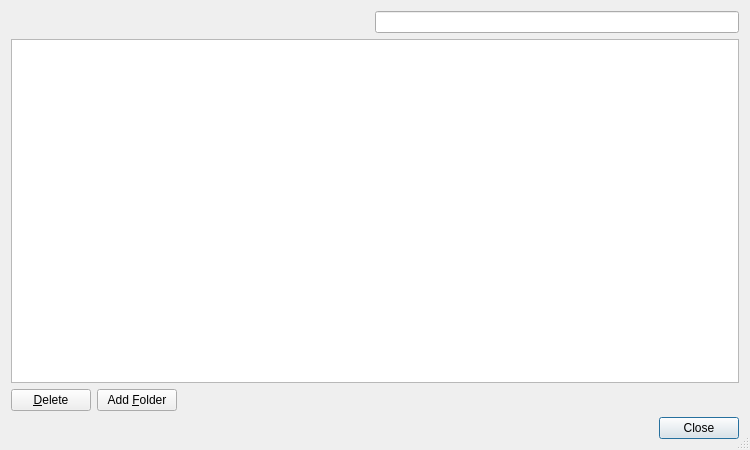
<?xml version="1.0" encoding="UTF-8"?>
<ui version="4.0">
 <class>BookmarksDialog</class>
 <widget class="QDialog" name="BookmarksDialog">
  <property name="geometry">
   <rect>
    <x>0</x>
    <y>0</y>
    <width>750</width>
    <height>450</height>
   </rect>
  </property>
  <property name="windowTitle">
   <string>Manage Bookmarks</string>
  </property>
  <property name="sizeGripEnabled">
   <bool>true</bool>
  </property>
  <layout class="QVBoxLayout" name="verticalLayout">
   <item>
    <layout class="QHBoxLayout" name="horizontalLayout_2">
     <item>
      <spacer name="horizontalSpacer">
       <property name="orientation">
        <enum>Qt::Horizontal</enum>
       </property>
       <property name="sizeHint" stdset="0">
        <size>
         <width>40</width>
         <height>20</height>
        </size>
       </property>
      </spacer>
     </item>
     <item>
      <layout class="QHBoxLayout" name="horizontalLayout">
       <property name="spacing">
        <number>0</number>
       </property>
       <item>
        <widget class="E5ClearableLineEdit" name="searchEdit">
         <property name="toolTip">
          <string>Enter search term for bookmarks</string>
         </property>
        </widget>
       </item>
      </layout>
     </item>
    </layout>
   </item>
   <item>
    <widget class="E5TreeView" name="bookmarksTree">
     <property name="dragDropMode">
      <enum>QAbstractItemView::InternalMove</enum>
     </property>
     <property name="alternatingRowColors">
      <bool>true</bool>
     </property>
     <property name="textElideMode">
      <enum>Qt::ElideMiddle</enum>
     </property>
     <property name="uniformRowHeights">
      <bool>true</bool>
     </property>
    </widget>
   </item>
   <item>
    <layout class="QHBoxLayout" name="horizontalLayout_3">
     <item>
      <widget class="QPushButton" name="removeButton">
       <property name="toolTip">
        <string>Press to delete the selected entries</string>
       </property>
       <property name="text">
        <string>&amp;Delete</string>
       </property>
       <property name="autoDefault">
        <bool>false</bool>
       </property>
      </widget>
     </item>
     <item>
      <widget class="QPushButton" name="addFolderButton">
       <property name="toolTip">
        <string>Press to add a new bookmarks folder</string>
       </property>
       <property name="text">
        <string>Add &amp;Folder</string>
       </property>
       <property name="autoDefault">
        <bool>false</bool>
       </property>
      </widget>
     </item>
     <item>
      <spacer name="spacer">
       <property name="orientation">
        <enum>Qt::Horizontal</enum>
       </property>
       <property name="sizeHint" stdset="0">
        <size>
         <width>40</width>
         <height>20</height>
        </size>
       </property>
      </spacer>
     </item>
    </layout>
   </item>
   <item>
    <widget class="QDialogButtonBox" name="buttonBox">
     <property name="orientation">
      <enum>Qt::Horizontal</enum>
     </property>
     <property name="standardButtons">
      <set>QDialogButtonBox::Close</set>
     </property>
    </widget>
   </item>
  </layout>
 </widget>
 <customwidgets>
  <customwidget>
   <class>E5ClearableLineEdit</class>
   <extends>QLineEdit</extends>
   <header>E5Gui/E5LineEdit.h</header>
  </customwidget>
  <customwidget>
   <class>E5TreeView</class>
   <extends>QTreeView</extends>
   <header>E5Gui/E5TreeView.h</header>
  </customwidget>
 </customwidgets>
 <tabstops>
  <tabstop>searchEdit</tabstop>
  <tabstop>bookmarksTree</tabstop>
  <tabstop>removeButton</tabstop>
  <tabstop>addFolderButton</tabstop>
  <tabstop>buttonBox</tabstop>
 </tabstops>
 <resources/>
 <connections>
  <connection>
   <sender>buttonBox</sender>
   <signal>accepted()</signal>
   <receiver>BookmarksDialog</receiver>
   <slot>accept()</slot>
   <hints>
    <hint type="sourcelabel">
     <x>252</x>
     <y>445</y>
    </hint>
    <hint type="destinationlabel">
     <x>157</x>
     <y>274</y>
    </hint>
   </hints>
  </connection>
  <connection>
   <sender>buttonBox</sender>
   <signal>rejected()</signal>
   <receiver>BookmarksDialog</receiver>
   <slot>reject()</slot>
   <hints>
    <hint type="sourcelabel">
     <x>320</x>
     <y>445</y>
    </hint>
    <hint type="destinationlabel">
     <x>286</x>
     <y>274</y>
    </hint>
   </hints>
  </connection>
 </connections>
</ui>
